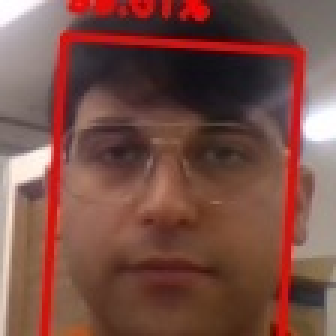
#> input picture python/face_recognition/image/face001.jpg, 112 x 112 px, given as the content of the folder ./yalefaces, which was not available (shown 3 times larger)
$ python -i face_predict.py   (imports and definitions only)
#> lines starting #> are read from the running program, lines starting #| are printed output that depends on the picture; pictures that were not available may be replaced by others from this repository, and a replacement may not be noted
import cv2, os
import numpy as np
from PIL import Image

train_path = "./yalefaces"
test_path = "./test"

cascadePath = "haarcascade_frontalface_default.xml"
faceCascade = cv2.CascadeClassifier(cascadePath)

recognizer = cv2.face.LBPHFaceRecognizer_create()

def get_images_and_labels(path):
#> called with path = './yalefaces'
    images = []
    labesl = []
    files = []

    for f in os.listdir(path):
        image_path = os.path.join(path, f)
        image_pil = Image.open(image_path).convert('L')
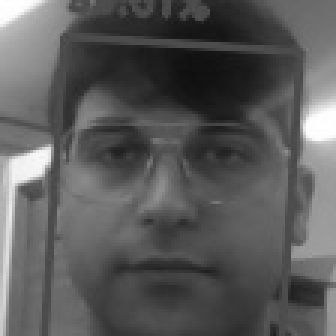
#> image_pil: PIL image 112x112 L (shown 3 times larger); min 15, max 255, mean 90.1
        image = np.array(image_pil, 'uint8')
        faces = faceCascade.detectMultiScale(image)
#> faces = [[12, 18, 88, 88]]
        for (x, y, w, h) in faces:
            roi = cv2.resize(image[y:y:h, x:x:w],
                             interepolation=cv2.INTER_LINEAR)
            images.append(roi)
            labels.append(int(f[7:9]))
            files.append(f)
#> this loop made 1 pass
#> after the loop, files = []; images = []

    return images, labels, files

# [1 line that did not run here, left out]
# [1 line not run here, left out]
# [1 line that did not run here, left out]

i = 0
# [10 lines not run here, left out]

#> (the run stopped early here; a loop or call above may not have finished)

$ run again, on python/face_recognition/image/image.jpg
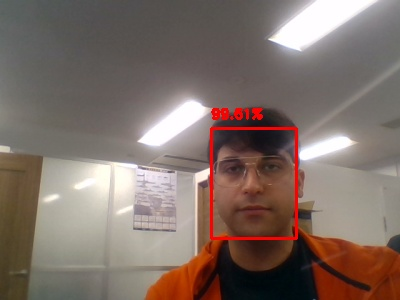
#> input picture python/face_recognition/image/image.jpg, 400 x 300 px, given as the content of the folder ./yalefaces, which was not available
#> in get_images_and_labels, `image_pil = Image.open(image_path).convert('L')`:
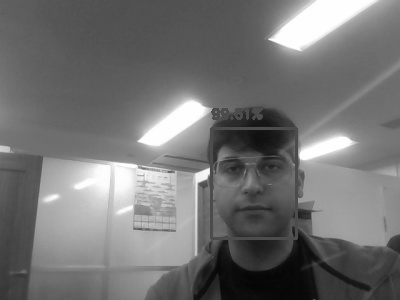
#> image_pil: PIL image 400x300 L; min 5, max 255, mean 114.8
#> faces = [[201, 130, 102, 102], [70, 96, 170, 170]]
#> the loop in get_images_and_labels, `for (x, y, w, h) in faces:` made 1 pass
#> after the loop in get_images_and_labels, `for (x, y, w, h) in faces:`: files = []
